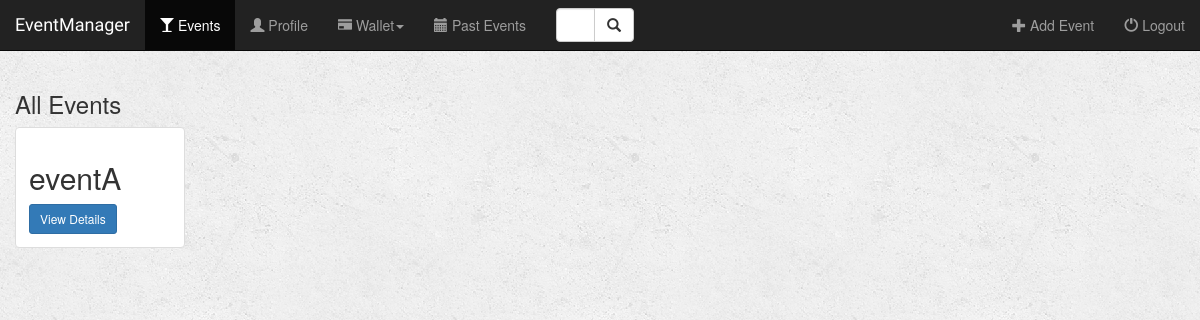
/event/ (signed in), run on an earlier commit of the app's database.
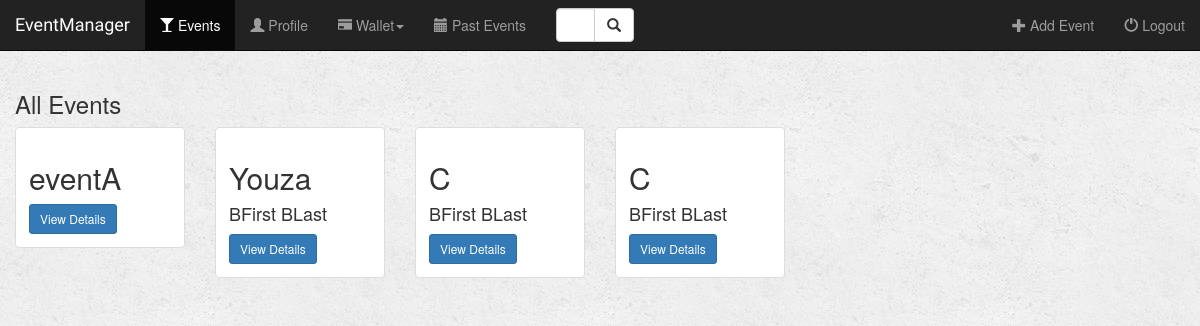
And on a later commit of the database.
### event/models.py (models this page shows, shortened)
class Event(models.Model):
    name = models.CharField(max_length=50, null=False)
    location = models.TextField(max_length=500, null=False)
    date = models.DateField(null=True)
    time = models.TimeField(null=True)
    manager = models.ForeignKey(User, on_delete=models.CASCADE)

### event/views.py (the view)
def home(request):
    if not request.user.is_authenticated:
        return render(request, 'event/login.html')
    else:
        events = Event.objects.all()
        query = request.GET.get("query")
        if query:
            events = events.filter(
                Q(name__icontains=query) |
                Q(manager__first_name__icontains=query) |
                Q(manager__last_name__icontains=query)
            ).distinct()
            return render(request, './event/home.html', {
                'user': request.user,
                'events': events,
                'query': query,
            })
        else:
            return render(request, './event/home.html', {
                'user': request.user,
                'events': events,
                'query': query,
            })

### event/templates/event/home.html (shortened to what this page needs)
{% extends 'event/base.html' %}
{% block events_active %}active{% endblock %}
{% block body %}
<div class="events-container container-fluid" style="box-sizing: border-box">
    <div class="row">
        <div class="col-sm-12">
            <h3>{% if query %}Searched Events{% else %}All Events{% endif %}</h3>
        </div>
        {% if events %}
            {% for event in events %}
                <div class="col-sm-4 col-lg-2">
                    <div class="thumbnail">
                        <div class="caption">
                            <h2>{{ event.name }}</h2>
                            <h4>{{ event.manager.first_name }} {{ event.manager.last_name }}</h4>
                            <a href="{% url 'event:detail' event.id %}" class="btn btn-primary btn-sm" role="button">View Details</a>
                        </div>
                    </div>
                </div>
            {% endfor %}
        {% elif query %}
            <br>
            <h3 class="error_message"><strong>Search did not match any event...</strong></h3>
        {% endif %}
    </div>
</div>
{% endblock %}

What changed in the data, as far as the page shows it:
added Event: name "Youza", manager.first_name "BFirst", manager.last_name "BLast"
added Event: name "C", manager.first_name "BFirst", manager.last_name "BLast"
added Event: name "C", manager.first_name "BFirst", manager.last_name "BLast"
